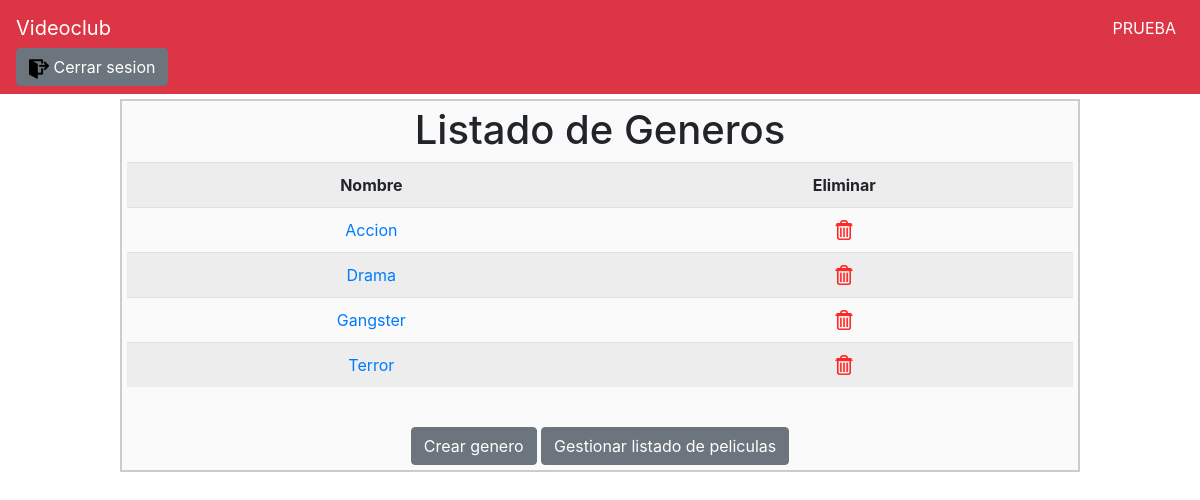
The app's page /generoListado.php (signed in) with its own data.
### tables this page shows
CREATE TABLE IF NOT EXISTS `genero` (
  `id` int(3) NOT NULL AUTO_INCREMENT,
  `genero` varchar(25) NOT NULL,
  PRIMARY KEY (`id`)
);

### generoListado.php (the view, shortened to what this page needs)
<?php
$pdo = conectarBD();
$sql = "SELECT * FROM genero";
$select = $pdo->prepare($sql);
$select->execute([]);
$rs = $select->fetchAll();
?>
    <html>
<head>
    <?php require "partials/css.php"; ?>
</head>
<?php require "partials/navbar.php"; ?>
<div id="body">
    <h1>Listado de Generos</h1>
    <table class="table table-striped table-hover">
        <tr>
            <th>Nombre</th>
            <th>Eliminar</th>
        </tr>
        <?php
        foreach ($rs as $fila) { ?>
            <tr>
                <td><a href="generoFicha.php?id=<?= $fila["id"] ?>"> <?= $fila["genero"] ?> </a></td>
                <td><a href="generoEliminar.php?id=<?= $fila["id"] ?>"><img src="assets/img/delete.png" width="20" height="20"></a></td>
            </tr>
        <?php } ?>
    </table>
    <br/>
    <a href="generoFicha.php?id=-1" class="btn btn-secondary">Crear genero</a>
    <a href="peliculaListado.php" class="btn btn-secondary">Gestionar listado de peliculas</a>
</div>
</body>
    </html><?php

### assets/css.css (style rules this page uses)
#body { background-color: #fafafa; padding: 5px; border: 2px solid #ccc; text-align: center; margin-top: 5px; margin-left: 10%; margin-right: 10%; }
table { text-align: center; }

### records on screen
genero: genero "Accion"
genero: genero "Drama"
genero: genero "Gangster"
genero: genero "Terror"

### other values on screen
$_SESSION["usuario"] "PRUEBA"
